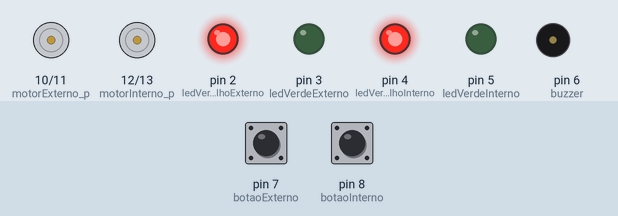
Recording of a sketch running on a simulated Arduino Uno, built with avr-gcc and run on an emulated ATmega328P. Parts: motor-driver pin pairs drawn as motors (green arrow = first pin HIGH = forward, orange = second pin HIGH = backward, longer = more drive), output pins drawn as LEDs (lit = HIGH), buzzer (waves = sounding). The inputs (shaded band) are chosen by the test bench; at power-on: pin 7 (botaoExterno) LOW, pin 8 (botaoInterno) LOW.

Above: at 1.2 s.
1.3 s: pin 7 (botaoExterno) pulled HIGH for 0.15 s
At 1.8 s:
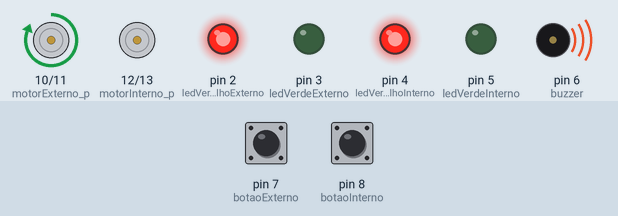
4.4 s: pin 8 (botaoInterno) pulled HIGH for 3.2 s
At 6.4 s:
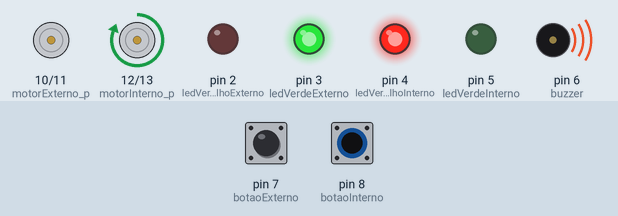
10.6 s: pin 8 (botaoInterno) pulled HIGH for 0.15 s
At 11.2 s:
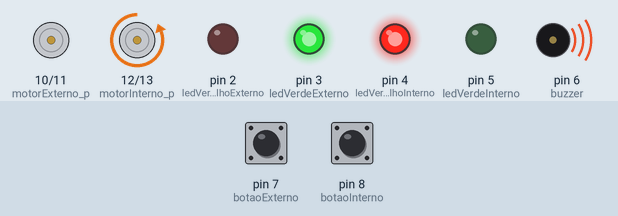
13.7 s: pin 7 (botaoExterno) pulled HIGH for 1 s
At 15.1 s:
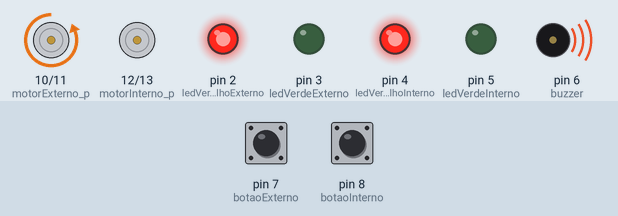
17.7 s: pin 8 (botaoInterno) pulled HIGH for 1 s
At 19.0 s:
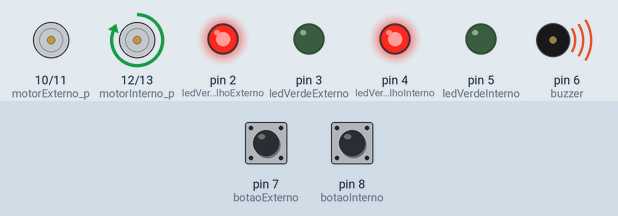
21.7 s: pin 7 (botaoExterno) pulled HIGH for 3.2 s
At 22.5 s:
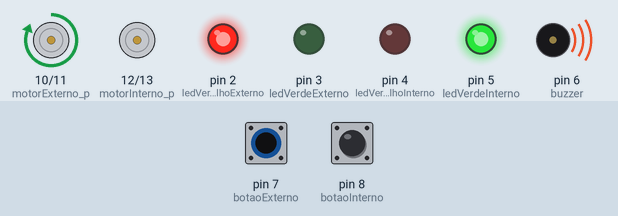
Timing chart, 0 to 27.7 s (numbered marks = the images above; inputs shaded):
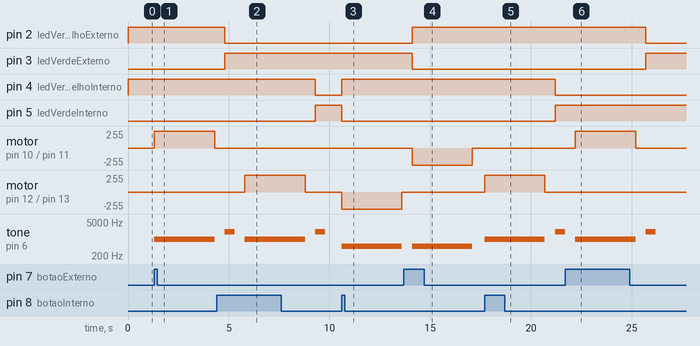

The sketch:

portao.ino
```cpp
//=====================================
// PINOS DOS MOTORES
//=====================================
const int motorInterno_p = 12;
const int motorInterno_n = 13;

const int motorExterno_p = 10;
const int motorExterno_n = 11;

//=====================================
// BOTÕES
//=====================================
const int botaoInterno = 8;
const int botaoExterno = 7;

//=====================================
// LEDS
//=====================================
const int ledVerdeInterno = 5;
const int ledVermelhoInterno = 4;

const int ledVerdeExterno = 3;
const int ledVermelhoExterno = 2;

//=====================================
// BUZZER
//=====================================
const int buzzer = 6;

//=====================================
// ESTADOS
// 0 = FECHADO
// 1 = ABERTO
//=====================================
int st_portao_interno = 0;
int st_portao_externo = 0;

//=====================================
// ABRE PORTÃO INTERNO
//=====================================
void abre_portao_interno()
{
  // Vermelho durante abertura
  digitalWrite(ledVerdeInterno, LOW);
  digitalWrite(ledVermelhoInterno, HIGH);

  // Som durante abertura
  tone(buzzer, 1000);

  // Liga motor
  digitalWrite(motorInterno_p, HIGH);
  digitalWrite(motorInterno_n, LOW);

  delay(3000);

  // Desliga motor
  digitalWrite(motorInterno_p, LOW);
  digitalWrite(motorInterno_n, LOW);

  // Desliga som
  noTone(buzzer);

  // Intervalo entre vermelho e verde
  delay(500);

  // Portão aberto
  st_portao_interno = 1;

  // Acende verde
  digitalWrite(ledVerdeInterno, HIGH);
  digitalWrite(ledVermelhoInterno, LOW);

  // Bip de confirmação
  tone(buzzer, 2000);
  delay(500);
  noTone(buzzer);
}

//=====================================
// FECHA PORTÃO INTERNO
//=====================================
void fecha_portao_interno()
{
  // Vermelho durante fechamento
  digitalWrite(ledVerdeInterno, LOW);
  digitalWrite(ledVermelhoInterno, HIGH);

  tone(buzzer, 500);

  digitalWrite(motorInterno_p, LOW);
  digitalWrite(motorInterno_n, HIGH);

  delay(3000);

  digitalWrite(motorInterno_p, LOW);
  digitalWrite(motorInterno_n, LOW);

  noTone(buzzer);

  st_portao_interno = 0;
}

//=====================================
// ABRE PORTÃO EXTERNO
//=====================================
void abre_portao_externo()
{
  digitalWrite(ledVerdeExterno, LOW);
  digitalWrite(ledVermelhoExterno, HIGH);

  tone(buzzer, 1000);

  digitalWrite(motorExterno_p, HIGH);
  digitalWrite(motorExterno_n, LOW);

  delay(3000);

  digitalWrite(motorExterno_p, LOW);
  digitalWrite(motorExterno_n, LOW);

  noTone(buzzer);

  delay(500);

  st_portao_externo = 1;

  digitalWrite(ledVerdeExterno, HIGH);
  digitalWrite(ledVermelhoExterno, LOW);

  tone(buzzer, 2000);
  delay(500);
  noTone(buzzer);
}

//=====================================
// FECHA PORTÃO EXTERNO
//=====================================
void fecha_portao_externo()
{
  digitalWrite(ledVerdeExterno, LOW);
  digitalWrite(ledVermelhoExterno, HIGH);

  tone(buzzer, 500);

  digitalWrite(motorExterno_p, LOW);
  digitalWrite(motorExterno_n, HIGH);

  delay(3000);

  digitalWrite(motorExterno_p, LOW);
  digitalWrite(motorExterno_n, LOW);

  noTone(buzzer);

  st_portao_externo = 0;
}

//=====================================
// SETUP
//=====================================
void setup()
{
  pinMode(motorInterno_p, OUTPUT);
  pinMode(motorInterno_n, OUTPUT);

  pinMode(motorExterno_p, OUTPUT);
  pinMode(motorExterno_n, OUTPUT);

  pinMode(botaoInterno, INPUT);
  pinMode(botaoExterno, INPUT);

  pinMode(ledVerdeInterno, OUTPUT);
  pinMode(ledVermelhoInterno, OUTPUT);

  pinMode(ledVerdeExterno, OUTPUT);
  pinMode(ledVermelhoExterno, OUTPUT);

  pinMode(buzzer, OUTPUT);

  // Estado inicial: fechado
  digitalWrite(ledVerdeInterno, LOW);
  digitalWrite(ledVermelhoInterno, HIGH);

  digitalWrite(ledVerdeExterno, LOW);
  digitalWrite(ledVermelhoExterno, HIGH);
}

//=====================================
// LOOP PRINCIPAL
//=====================================
void loop()
{
  if (digitalRead(botaoInterno) == HIGH)
  {
    if (st_portao_interno == 0)
      abre_portao_interno();
    else
      fecha_portao_interno();

    delay(500);
  }

  if (digitalRead(botaoExterno) == HIGH)
  {
    if (st_portao_externo == 0)
      abre_portao_externo();
    else
      fecha_portao_externo();

    delay(500);
  }
}
```

Measured:
- after the input at 1.3 s, motor on pin 10 (motorExterno_p) / pin 11 (motorExterno_n): stopped → forward 255/255 at once, → stopped 3.0 s later; tone on pin 6 (buzzer): silent → 1000 Hz at once, → silent 3.0 s later
- after the input at 4.4 s, pin 4 (ledVermelhoInterno): HIGH → LOW after 4.9 s; pin 5 (ledVerdeInterno): LOW → HIGH after 4.9 s; motor on pin 12 (motorInterno_p) / pin 13 (motorInterno_n): stopped → forward 255/255 after 1.4 s, → stopped 3.0 s later
- after the input at 10.6 s, pin 4 (ledVermelhoInterno): LOW → HIGH at once; pin 5 (ledVerdeInterno): HIGH → LOW at once; motor on pin 12 (motorInterno_p) / pin 13 (motorInterno_n): stopped → backward 255/255 at once, → stopped 3.0 s later; tone on pin 6 (buzzer): silent → 500 Hz at once, → silent 3.0 s later
- after the input at 13.7 s, pin 2 (ledVermelhoExterno): LOW → HIGH after 0.40 s; pin 3 (ledVerdeExterno): HIGH → LOW after 0.40 s; motor on pin 10 (motorExterno_p) / pin 11 (motorExterno_n): stopped → backward 255/255 after 0.40 s, → stopped 3.0 s later; tone on pin 6 (buzzer): silent → 500 Hz after 0.40 s, → silent 3.0 s later
- after the input at 17.7 s, pin 4 (ledVermelhoInterno): HIGH → LOW after 3.5 s; pin 5 (ledVerdeInterno): LOW → HIGH after 3.5 s; motor on pin 12 (motorInterno_p) / pin 13 (motorInterno_n): stopped → forward 255/255 at once, → stopped 3.0 s later; tone on pin 6 (buzzer): silent → 1000 Hz at once, → silent 3.0 s later, → 2000 Hz 0.50 s later
- after the input at 21.7 s, pin 2 (ledVermelhoExterno): HIGH → LOW after 4.0 s; pin 3 (ledVerdeExterno): LOW → HIGH after 4.0 s; motor on pin 10 (motorExterno_p) / pin 11 (motorExterno_n): stopped → forward 255/255 after 0.50 s, → stopped 3.0 s later
